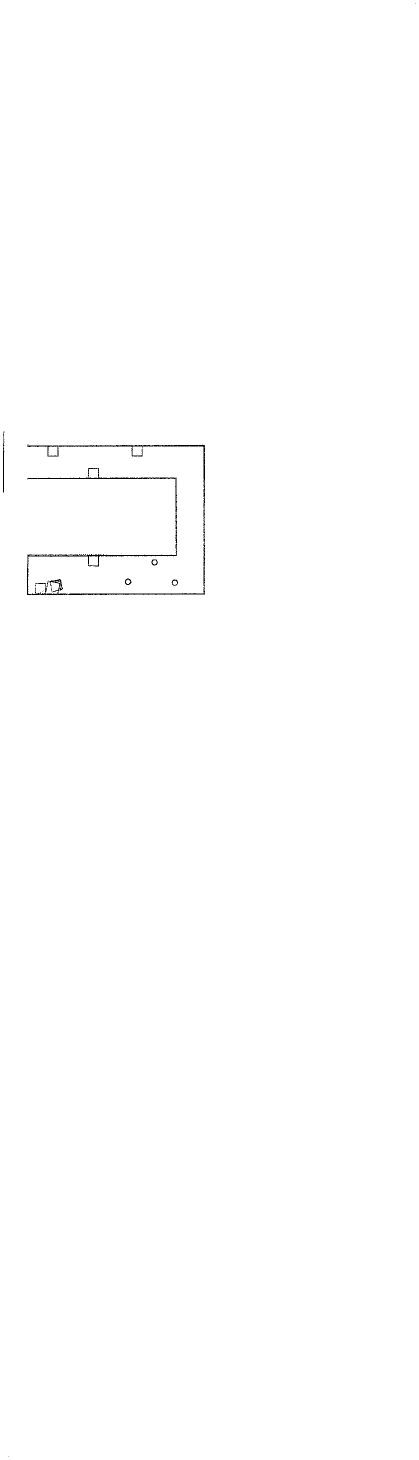
#> input picture pongbot_navigation/maps/251124_gazebo_again_cleaned.pgm, 838 x 2919 px, given in place of building_1f_map_flip_y.pgm, which was not available (shown at 1/2 size)
$ python bake_map_yaw_to_image.py
#> lines starting #> are read from the running program, lines starting #| are printed output that depends on the picture; after the words box and inside, x2 and y2 are one past the last pixel; in counts of white or black regions, pixels touching at a corner belong together; long printed decimals are rounded; pictures that were not available may be replaced by others from this repository, and a replacement may not be noted
#!/usr/bin/env python3

import math
from pathlib import Path

import numpy as np
import yaml
from PIL import Image


# ============================================================
# Input
#
# 중요:
#   여기에는 현재 RViz에서 PCD와 맞는 YAML을 넣는다.
#   지금 네 /map origin이 [-62.470326, 9.196763, -1.379025]
#   으로 나오는 그 YAML이다.
# ============================================================

map_dir = Path("/home/ams4976/ros2_ws/src/pongbot_navigation/maps")
src_yaml_path = map_dir / "building_1f_map_flip_y.yaml"


# ============================================================
# Output
# ============================================================

dst_image_name = "building_1f_map_nav2_yaw0.pgm"
dst_yaml_name = "building_1f_map_nav2_yaw0.yaml"

dst_image_path = map_dir / dst_image_name
dst_yaml_path = map_dir / dst_yaml_name


def rot2d(theta):
    c = math.cos(theta)
    s = math.sin(theta)
    return np.array([
        [c, -s],
        [s,  c],
    ], dtype=float)


def yaw_from_quaternion(q):
    # YAML origin is usually [x, y, yaw], so this function is not used
    # unless you extend this script later.
    z = q["z"]
    w = q["w"]
    return 2.0 * math.atan2(z, w)


# ============================================================
# 1. Load source YAML and image
# ============================================================

with open(src_yaml_path, "r") as f:
    src_yaml = yaml.safe_load(f)

src_image_path = map_dir / src_yaml["image"]

resolution = float(src_yaml["resolution"])
src_origin = src_yaml["origin"]

src_origin_x = float(src_origin[0])
src_origin_y = float(src_origin[1])
src_yaw = float(src_origin[2])

src_img = Image.open(src_image_path).convert("L")
#> src_img is the input picture: PIL image 838x2919 L; values 0 (black) and 254 (white), 99.8% white; black in thin lines or dots
src = np.array(src_img, dtype=np.uint8)

src_h, src_w = src.shape
#> src_h = 2919; src_w = 838

print("")
print("Source map:")
print(f"  yaml      : {src_yaml_path}")
print(f"  image     : {src_image_path}")
print(f"  size      : {src_w} x {src_h}")
#|   size      : 838 x 2919
print(f"  resolution: {resolution}")
print(f"  origin    : [{src_origin_x}, {src_origin_y}, {src_yaw}]")
print(f"  yaw deg   : {math.degrees(src_yaw):.3f}")


# ============================================================
# 2. Decide unknown fill value
#
# ROS map_saver often uses:
#   occupied: 0
#   free    : 254
#   unknown : 205
#
# But to be safer, use the most common border pixel as outside fill.
# ============================================================

border_pixels = np.concatenate([
    src[0, :],
    src[-1, :],
    src[:, 0],
    src[:, -1],
])
#> border_pixels = 7514 values from 254 to 254

counts = np.bincount(border_pixels, minlength=256)
#> counts = 256 values, max 7514 at index 254, min 0 at index 0, mean 29.35
unknown_value = int(np.argmax(counts))
#> unknown_value = 254

print(f"  outside fill value: {unknown_value}")
#|   outside fill value: 254


# ============================================================
# 3. Compute world-space bounding box of rotated source map
#
# Source local coordinates:
#   q_local = [x, y]
#
# Source world coordinates:
#   p_world = R(src_yaw) * q_local + src_origin
#
# The output map will have yaw=0, so its image canvas must cover
# the rotated source map's world-space bounding box.
# ============================================================

R = rot2d(src_yaw)
R_inv = R.T

src_origin_xy = np.array([src_origin_x, src_origin_y], dtype=float)

src_corners_local = np.array([
    [0.0, 0.0],
    [src_w * resolution, 0.0],
    [0.0, src_h * resolution],
    [src_w * resolution, src_h * resolution],
], dtype=float)

world_corners = (R @ src_corners_local.T).T + src_origin_xy

min_xy = np.floor(world_corners.min(axis=0) / resolution) * resolution
#> min_xy = [-62.5, -31.95]
max_xy = np.ceil(world_corners.max(axis=0) / resolution) * resolution
#> max_xy = [88.8, 37.05]

dst_w = int(math.ceil((max_xy[0] - min_xy[0]) / resolution))
#> dst_w = 3026
dst_h = int(math.ceil((max_xy[1] - min_xy[1]) / resolution))
#> dst_h = 1380

dst_origin_x = float(min_xy[0])
#> dst_origin_x = -62.5
dst_origin_y = float(min_xy[1])
#> dst_origin_y = -31.95

print("")
print("Destination map:")
print(f"  size  : {dst_w} x {dst_h}")
#|   size  : 3026 x 1380
print(f"  origin: [{dst_origin_x:.6f}, {dst_origin_y:.6f}, 0.0]")
#|   origin: [-62.500, -31.950, 0.0]


# ============================================================
# 4. Resample source image into yaw=0 destination image
#
# Destination world coordinate:
#   p_world = dst_origin + [x_cell, y_cell]
#
# Back-project into source local coordinate:
#   q_src = R(-src_yaw) * (p_world - src_origin)
#
# Note:
#   PGM row 0 is top.
#   ROS map y=0 is bottom.
# ============================================================

dst = np.full((dst_h, dst_w), unknown_value, dtype=np.uint8)
#> dst: shape (1380, 3026); every value is 254

xs_world = dst_origin_x + (np.arange(dst_w, dtype=float) + 0.5) * resolution
#> xs_world = 3026 values from -62.48 to 88.78

c = math.cos(src_yaw)
s = math.sin(src_yaw)

for row_dst_top in range(dst_h):
    row_dst_bottom = dst_h - 1 - row_dst_top
    y_world = dst_origin_y + (row_dst_bottom + 0.5) * resolution

    dx = xs_world - src_origin_x
    dy = y_world - src_origin_y

    # R(-yaw) * [dx, dy]
    qx = c * dx + s * dy
    qy = -s * dx + c * dy

    cols_src = np.floor(qx / resolution).astype(np.int64)
    rows_src_bottom = np.floor(qy / resolution).astype(np.int64)
    rows_src_top = src_h - 1 - rows_src_bottom

    valid = (
        (cols_src >= 0) &
        (cols_src < src_w) &
        (rows_src_top >= 0) &
        (rows_src_top < src_h)
    )

    dst[row_dst_top, valid] = src[rows_src_top[valid], cols_src[valid]]
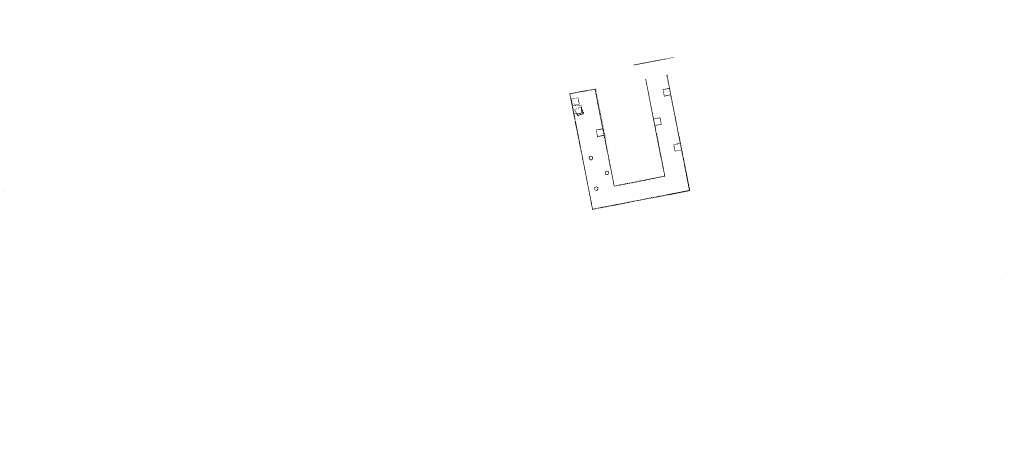
#> dst: shape (1380, 3026) (shown at 1/3 size); values 0 (black) and 254 (white), 99.9% white; black in thin lines or dots, all inside (x1, y1, x2, y2) = (9, 172, 3019, 819)


# ============================================================
# 5. Save output image and YAML
# ============================================================

Image.fromarray(dst).save(dst_image_path)

dst_yaml = dict(src_yaml)
dst_yaml["image"] = dst_image_name
dst_yaml["origin"] = [dst_origin_x, dst_origin_y, 0.0]
dst_yaml["resolution"] = resolution

with open(dst_yaml_path, "w") as f:
    yaml.safe_dump(dst_yaml, f, sort_keys=False)

print("")
print("Created:")
print(f"  {dst_image_path}")
print(f"  {dst_yaml_path}")
print("")
print("Use this map for Nav2:")
print(f"  map_yaml: {dst_yaml_path}")
print("")

$ run again, on pongbot_navigation/maps/pongbot_map_clean.pgm
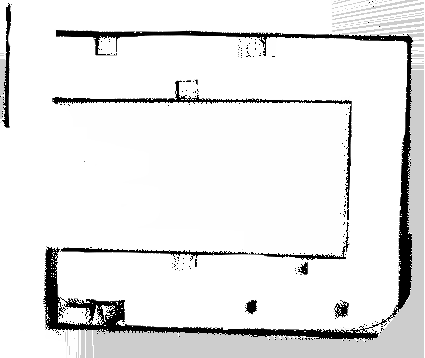
#> input picture pongbot_navigation/maps/pongbot_map_clean.pgm, 425 x 358 px, given in place of building_1f_map_flip_y.pgm, which was not available
#> src_img is the input picture: PIL image 425x358 L; min 0, max 255, mean 232
#|   size      : 425 x 358
#> border_pixels = 1566 values, max 255 at index 8, min 0 at index 946, mean 240.9
#> counts = 256 values, max 979 at index 255, min 0 at index 1, mean 6.12
#> unknown_value = 255
#|   outside fill value: 255
#|   size  : 434 x 487
#|   origin: [-62.500, -11.700, 0.0]
#> after the loop `for row_dst_top in range(dst_h):`:
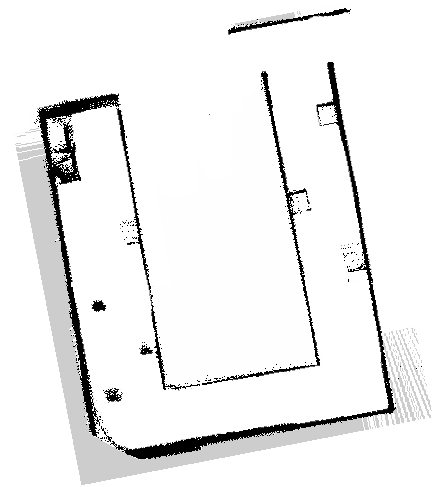
#> dst: shape (487, 434); min 0, max 255, mean 238.4

$ run again, on pongbot_navigation/maps/pongbot_map_clean3.pgm
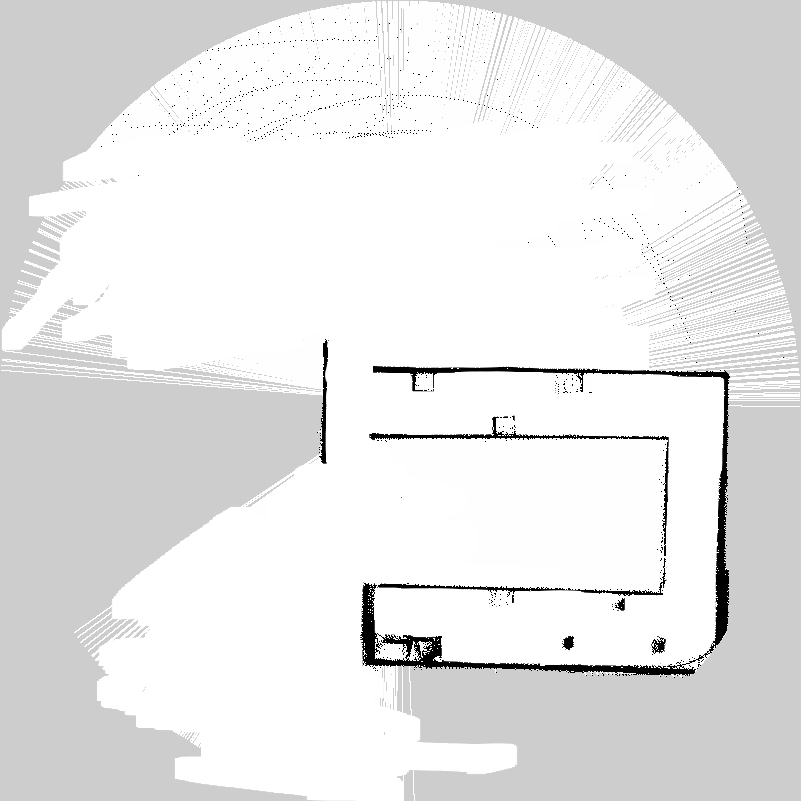
#> input picture pongbot_navigation/maps/pongbot_map_clean3.pgm, 801 x 801 px, given in place of building_1f_map_flip_y.pgm, which was not available
#> src_img is the input picture: PIL image 801x801 L; min 0, max 255, mean 231.7
#|   size      : 801 x 801
#> border_pixels = 3204 values, max 255 at index 1157, min 205 at index 0, mean 206.2
#> counts = 256 values, max 3110 at index 205, min 0 at index 0, mean 12.52
#> unknown_value = 205
#|   outside fill value: 205
#|   size  : 940 x 940
#|   origin: [-62.500, -30.150, 0.0]
#> after the loop `for row_dst_top in range(dst_h):`:
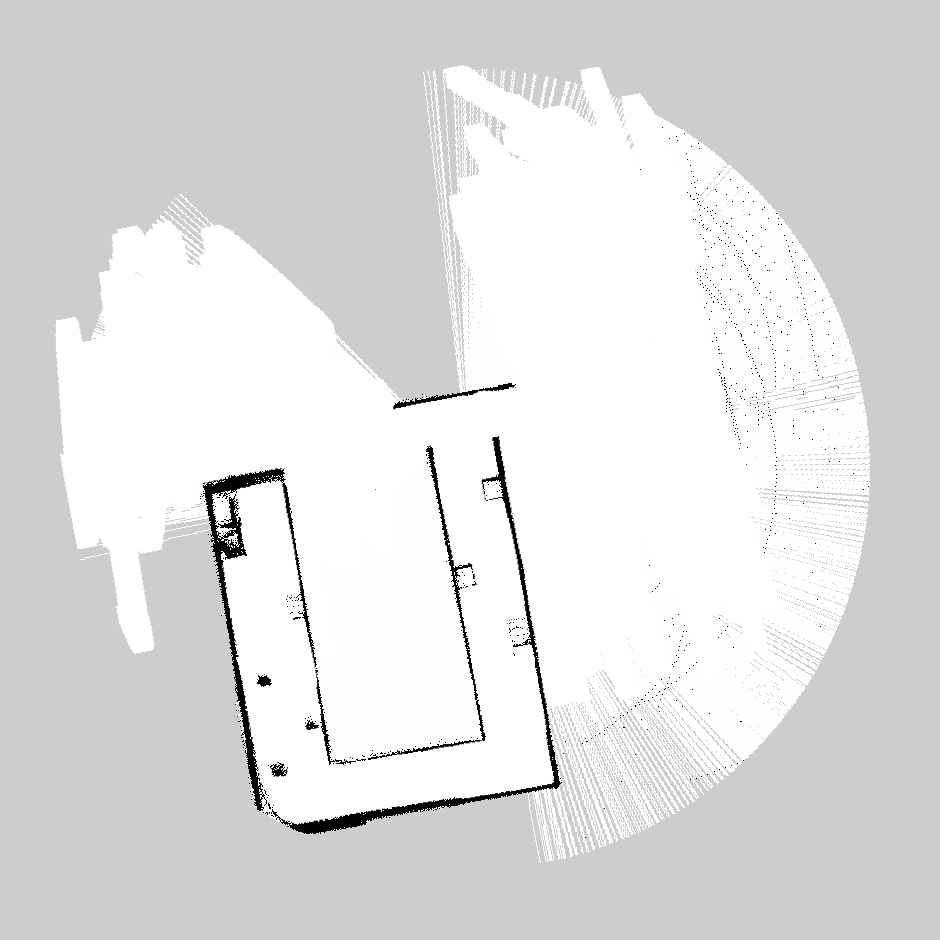
#> dst: shape (940, 940); min 0, max 255, mean 224.4
